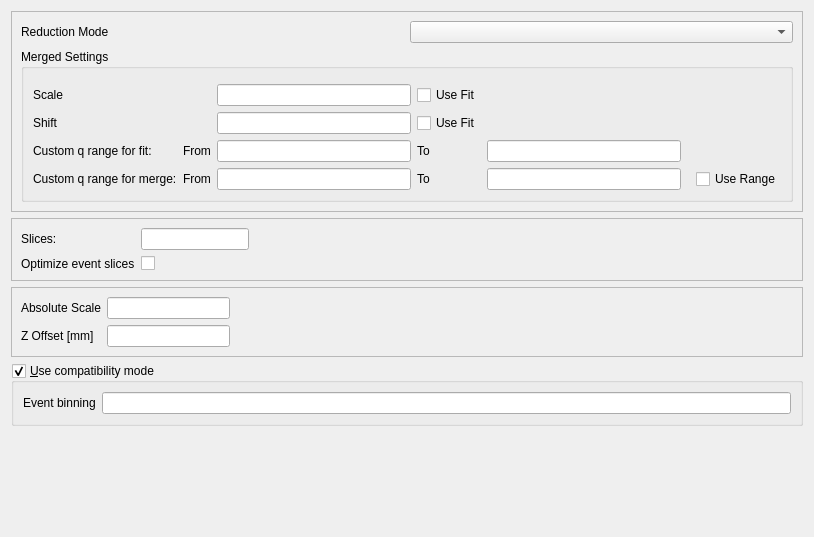
          <widget class="QWidget" name="general_tab">
           <attribute name="title">
            <string>General, Scale, Event Slice, Sample</string>
           </attribute>
           <layout class="QVBoxLayout" name="verticalLayout_5">
            <item>
             <widget class="QFrame" name="reduction_mode_frame">
              <property name="frameShape">
               <enum>QFrame::StyledPanel</enum>
              </property>
              <property name="frameShadow">
               <enum>QFrame::Raised</enum>
              </property>
              <layout class="QVBoxLayout" name="verticalLayout_6">
               <item>
                <layout class="QHBoxLayout" name="horizontalLayout_10">
                 <item>
                  <widget class="QLabel" name="reduction_mode_label">
                   <property name="toolTip">
                    <string>&lt;html&gt;&lt;head/&gt;&lt;body&gt;&lt;p&gt;The reduction mode. This can be either of the banks of your instrument. In the case of two banks there is also the &lt;span style=&quot; font-style:italic;&quot;&gt;Merged&lt;/span&gt; and &lt;span style=&quot; font-style:italic;&quot;&gt;All&lt;/span&gt; mode. &lt;span style=&quot; font-style:italic;&quot;&gt;Merged&lt;/span&gt; mode stitches the reductions from two banks together. &lt;span style=&quot; font-style:italic;&quot;&gt;All&lt;/span&gt; mode reduces both banks.&lt;/p&gt;&lt;p&gt;Note that by default the entries are &lt;span style=&quot; font-style:italic;&quot;&gt;LAB&lt;/span&gt;, &lt;span style=&quot; font-style:italic;&quot;&gt;HAB&lt;/span&gt;, &lt;span style=&quot; font-style:italic;&quot;&gt;Merged&lt;/span&gt;, &lt;span style=&quot; font-style:italic;&quot;&gt;All&lt;/span&gt;. Once you have specified data in the batch table, the entry names will be updated to reflect the naming of your instrument.&lt;/p&gt;&lt;/body&gt;&lt;/html&gt;</string>
                   </property>
                   <property name="text">
                    <string>Reduction Mode</string>
                   </property>
                  </widget>
                 </item>
                 <item>
                  <widget class="QComboBox" name="reduction_mode_combo_box">
                   <property name="toolTip">
                    <string>&lt;html&gt;&lt;head/&gt;&lt;body&gt;&lt;p&gt;The reduction mode. This can be either of the banks of your instrument. In the case of two banks there is also the &lt;span style=&quot; font-style:italic;&quot;&gt;Merged&lt;/span&gt; and &lt;span style=&quot; font-style:italic;&quot;&gt;All&lt;/span&gt; mode. &lt;span style=&quot; font-style:italic;&quot;&gt;Merged&lt;/span&gt; mode stitches the reductions from two banks together. &lt;span style=&quot; font-style:italic;&quot;&gt;All&lt;/span&gt; mode reduces both banks.&lt;/p&gt;&lt;p&gt;Note that by default the entries are &lt;span style=&quot; font-style:italic;&quot;&gt;LAB&lt;/span&gt;, &lt;span style=&quot; font-style:italic;&quot;&gt;HAB&lt;/span&gt;, &lt;span style=&quot; font-style:italic;&quot;&gt;Merged&lt;/span&gt;, &lt;span style=&quot; font-style:italic;&quot;&gt;All&lt;/span&gt;. Once you have specified data in the batch table, the entry names will be updated to reflect the naming of your instrument.&lt;/p&gt;&lt;/body&gt;&lt;/html&gt;</string>
                   </property>
                  </widget>
                 </item>
                </layout>
               </item>
               <item>
                <widget class="QGroupBox" name="merged_settings">
                 <property name="toolTip">
                  <string>&lt;html&gt;&lt;head/&gt;&lt;body&gt;&lt;p&gt;Settings for a merged reduction.&lt;/p&gt;&lt;/body&gt;&lt;/html&gt;</string>
                 </property>
                 <property name="title">
                  <string>Merged Settings</string>
                 </property>
                 <layout class="QGridLayout" name="gridLayout_12">
                  <item row="1" column="2">
                   <widget class="QLineEdit" name="merged_scale_line_edit">
                    <property name="toolTip">
                     <string>&lt;html&gt;&lt;head/&gt;&lt;body&gt;&lt;p&gt;Scale which is used when merging two workspaces.&lt;/p&gt;&lt;/body&gt;&lt;/html&gt;</string>
                    </property>
                   </widget>
                  </item>
                  <item row="3" column="3">
                   <widget class="QLabel" name="label_4">
                    <property name="text">
                     <string>To</string>
                    </property>
                   </widget>
                  </item>
                  <item row="0" column="6">
                   <widget class="Line" name="line_3">
                    <property name="orientation">
                     <enum>Qt::Vertical</enum>
                    </property>
                   </widget>
                  </item>
                  <item row="2" column="0">
                   <widget class="QLabel" name="merged_shift_label">
                    <property name="text">
                     <string>Shift</string>
                    </property>
                   </widget>
                  </item>
                  <item row="1" column="0">
                   <widget class="QLabel" name="merged_scale_label">
                    <property name="text">
                     <string>Scale</string>
                    </property>
                   </widget>
                  </item>
                  <item row="4" column="3">
                   <widget class="QLabel" name="label_5">
                    <property name="text">
                     <string>To</string>
                    </property>
                   </widget>
                  </item>
                  <item row="2" column="3">
                   <widget class="QCheckBox" name="merged_shift_use_fit_check_box">
                    <property name="toolTip">
                     <string>&lt;html&gt;&lt;head/&gt;&lt;body&gt;&lt;p&gt;If checked then the shift will be fit during the merge operation.&lt;/p&gt;&lt;/body&gt;&lt;/html&gt;</string>
                    </property>
                    <property name="text">
                     <string>Use Fit</string>
                    </property>
                   </widget>
                  </item>
                  <item row="3" column="0">
                   <widget class="QLabel" name="label">
                    <property name="text">
                     <string>Custom q range for fit:</string>
                    </property>
                   </widget>
                  </item>
                  <item row="4" column="2">
                   <widget class="QLineEdit" name="merged_min_line_edit"/>
                  </item>
                  <item row="3" column="2">
                   <widget class="QLineEdit" name="merged_q_range_start_line_edit">
                    <property name="toolTip">
                     <string>&lt;html&gt;&lt;head/&gt;&lt;body&gt;&lt;p&gt;Lower bound  of a custom q range. If none is specified, then the full range is used.&lt;/p&gt;&lt;/body&gt;&lt;/html&gt;</string>
                    </property>
                   </widget>
                  </item>
                  <item row="4" column="11">
                   <widget class="QCheckBox" name="merge_mask_check_box">
                    <property name="text">
                     <string>Use Range</string>
                    </property>
                   </widget>
                  </item>
                  <item row="4" column="4">
                   <widget class="QLineEdit" name="merged_max_line_edit"/>
                  </item>
                  <item row="4" column="0">
                   <widget class="QLabel" name="label_2">
                    <property name="text">
                     <string>Custom q range for merge:</string>
                    </property>
                   </widget>
                  </item>
                  <item row="3" column="4">
                   <widget class="QLineEdit" name="merged_q_range_stop_line_edit">
                    <property name="toolTip">
                     <string>&lt;html&gt;&lt;head/&gt;&lt;body&gt;&lt;p&gt;Upper bound  of a custom q range. If none is specified, then the full range is used.&lt;/p&gt;&lt;/body&gt;&lt;/html&gt;</string>
                    </property>
                   </widget>
                  </item>
                  <item row="1" column="3">
                   <widget class="QCheckBox" name="merged_scale_use_fit_check_box">
                    <property name="toolTip">
                     <string>&lt;html&gt;&lt;head/&gt;&lt;body&gt;&lt;p&gt;If checked then the scale will be fit during the merge operation.&lt;/p&gt;&lt;/body&gt;&lt;/html&gt;</string>
                    </property>
                    <property name="text">
                     <string>Use Fit</string>
                    </property>
                   </widget>
                  </item>
                  <item row="2" column="2">
                   <widget class="QLineEdit" name="merged_shift_line_edit">
                    <property name="toolTip">
                     <string>&lt;html&gt;&lt;head/&gt;&lt;body&gt;&lt;p&gt;Shift which is used when merging two workspaces.&lt;/p&gt;&lt;/body&gt;&lt;/html&gt;</string>
                    </property>
                   </widget>
                  </item>
                  <item row="3" column="1">
                   <widget class="QLabel" name="label_3">
                    <property name="text">
                     <string>From</string>
                    </property>
                   </widget>
                  </item>
                  <item row="4" column="1">
                   <widget class="QLabel" name="label_6">
                    <property name="text">
                     <string>From</string>
                    </property>
                   </widget>
                  </item>
                 </layout>
                </widget>
               </item>
              </layout>
             </widget>
            </item>
            <item>
             <widget class="QFrame" name="event_settings_frame">
              <property name="frameShape">
               <enum>QFrame::StyledPanel</enum>
              </property>
              <property name="frameShadow">
               <enum>QFrame::Raised</enum>
              </property>
              <layout class="QGridLayout" name="gridLayout_2">
               <item row="0" column="0">
                <widget class="QLabel" name="slice_event_label">
                 <property name="text">
                  <string>Slices:</string>
                 </property>
                </widget>
               </item>
               <item row="0" column="1">
                <widget class="QLineEdit" name="slice_event_line_edit">
                 <property name="enabled">
                  <bool>true</bool>
                 </property>
                 <property name="toolTip">
                  <string>
                         &lt;html&gt;&lt;head/&gt;&lt;body&gt;&lt;p&gt;In the case of data which was measured in event-mode, it is possible to perform time-of-flight slices of the data and reduce these separately.&lt;/p&gt;&lt;p&gt;Input can be:&lt;/p&gt;&lt;p&gt;-&lt;span style=&quot; font-style:italic;&quot;&gt; start:step:stop&lt;/span&gt; specifies time slices from the &lt;span style=&quot; font-style:italic;&quot;&gt;start&lt;/span&gt; value to the &lt;span style=&quot; font-style:italic;&quot;&gt;stop &lt;/span&gt;value in steps of &lt;span style=&quot; font-style:italic;&quot;&gt;step&lt;/span&gt;&lt;/p&gt;&lt;p&gt;- &lt;span style=&quot; font-style:italic;&quot;&gt;start-stop &lt;/span&gt;which specifies a time slice from the &lt;span style=&quot; font-style:italic;&quot;&gt;start&lt;/span&gt; value to the &lt;span style=&quot; font-style:italic;&quot;&gt;stop&lt;/span&gt; value&lt;/p&gt;&lt;p&gt;- &lt;span style=&quot; font-style:italic;&quot;&gt;&amp;gt;start&lt;/span&gt; specifies a slice from the &lt;span style=&quot; font-style:italic;&quot;&gt;start &lt;/span&gt;value to the end of the data set&lt;/p&gt;&lt;p&gt;- &lt;span style=&quot; font-style:italic;&quot;&gt;&amp;lt;stop&lt;/span&gt; specifes a slice from the start of the data set to the &lt;span style=&quot; font-style:italic;&quot;&gt;stop &lt;/span&gt;value&lt;/p&gt;&lt;p&gt;In addition it is possible to concatenate these specifications using comma-separation. An example is:&lt;/p&gt;&lt;p&gt;&lt;span style=&quot; font-style:italic;&quot;&gt;5-10,12:2:16,20-30&lt;/span&gt;&lt;/p&gt;&lt;/body&gt;&lt;/html&gt;
                         </string>
                 </property>
                </widget>
               </item>
               <item row="0" column="2">
                <spacer name="horizontalSpacer_5">
                 <property name="orientation">
                  <enum>Qt::Horizontal</enum>
                 </property>
                 <property name="sizeHint" stdset="0">
                  <size>
                   <width>544</width>
                   <height>20</height>
                  </size>
                 </property>
                </spacer>
               </item>
               <item row="1" column="0">
                <widget class="QLabel" name="event_slice_optimisation_label">
                 <property name="toolTip">
                  <string>&lt;html&gt;&lt;head/&gt;&lt;body&gt;&lt;p&gt;If checked, the reduction workflow is changed to perform most operations on event workspaces before event slicing.  This speeds up reduction by not repeating operations for each event slice.&lt;/p&gt;&lt;p&gt;&lt;br/&gt;&lt;/p&gt;&lt;p&gt;Leaving this unchecked will perform reductions as before.&lt;/p&gt;&lt;p&gt;&lt;br/&gt;&lt;/p&gt;&lt;p&gt;Checking this, but also checking &lt;span style=&quot; font-weight:600;&quot;&gt;Use compatibility mode&lt;/span&gt;, will perform reductions as before.&lt;/p&gt;&lt;/body&gt;&lt;/html&gt;</string>
                 </property>
                 <property name="text">
                  <string>Optimize event slices</string>
                 </property>
                </widget>
               </item>
               <item row="1" column="1">
                <widget class="QCheckBox" name="event_slice_optimisation_checkbox">
                 <property name="toolTip">
                  <string>&lt;html&gt;&lt;head/&gt;&lt;body&gt;&lt;p&gt;If checked, the reduction workflow is changed to perform most operations on event workspaces before event slicing.  This speeds up reduction by not repeating operations for each event slice.&lt;/p&gt;&lt;p&gt;&lt;br/&gt;&lt;/p&gt;&lt;p&gt;Leaving this unchecked will perform reductions as before.&lt;/p&gt;&lt;p&gt;&lt;br/&gt;&lt;/p&gt;&lt;p&gt;Checking this, but also checking &lt;span style=&quot; font-weight:600;&quot;&gt;Use compatibility mode&lt;/span&gt;, will perform reductions as before.&lt;/p&gt;&lt;/body&gt;&lt;/html&gt;</string>
                 </property>
                 <property name="text">
                  <string/>
                 </property>
                </widget>
               </item>
              </layout>
             </widget>
            </item>
            <item>
             <widget class="QFrame" name="scale_frame">
              <property name="frameShape">
               <enum>QFrame::StyledPanel</enum>
              </property>
              <property name="frameShadow">
               <enum>QFrame::Raised</enum>
              </property>
              <layout class="QGridLayout" name="gridLayout_4">
               <item row="0" column="0">
                <widget class="QLabel" name="absolute_scale_label">
                 <property name="toolTip">
                  <string>&lt;html&gt;&lt;head/&gt;&lt;body&gt;&lt;p&gt;The absolute (and unitless) scale factor for the data reduction.&lt;/p&gt;&lt;/body&gt;&lt;/html&gt;</string>
                 </property>
                 <property name="text">
                  <string>Absolute Scale</string>
                 </property>
                </widget>
               </item>
               <item row="0" column="1">
                <widget class="QLineEdit" name="absolute_scale_line_edit">
                 <property name="toolTip">
                  <string>&lt;html&gt;&lt;head/&gt;&lt;body&gt;&lt;p&gt;The absolute (and unitless) scale factor for the data reduction.&lt;/p&gt;&lt;/body&gt;&lt;/html&gt;</string>
                 </property>
                </widget>
               </item>
               <item row="0" column="2">
                <spacer name="horizontalSpacer_4">
                 <property name="orientation">
                  <enum>Qt::Horizontal</enum>
                 </property>
                 <property name="sizeHint" stdset="0">
                  <size>
                   <width>563</width>
                   <height>20</height>
                  </size>
                 </property>
                </spacer>
               </item>
               <item row="1" column="0">
                <widget class="QLabel" name="z_offset_label">
                 <property name="toolTip">
                  <string>&lt;html&gt;&lt;head/&gt;&lt;body&gt;&lt;p&gt;The z offset of the sample position.&lt;/p&gt;&lt;/body&gt;&lt;/html&gt;</string>
                 </property>
                 <property name="text">
                  <string>Z Offset [mm]</string>
                 </property>
                </widget>
               </item>
               <item row="1" column="1">
                <widget class="QLineEdit" name="z_offset_line_edit">
                 <property name="toolTip">
                  <string>&lt;html&gt;&lt;head/&gt;&lt;body&gt;&lt;p&gt;The z offset of the sample position.&lt;/p&gt;&lt;/body&gt;&lt;/html&gt;</string>
                 </property>
                </widget>
               </item>
              </layout>
             </widget>
            </item>
            <item>
             <widget class="QGroupBox" name="event_binning_group_box">
              <property name="enabled">
               <bool>true</bool>
              </property>
              <property name="toolTip">
               <string>&lt;html&gt;&lt;head/&gt;&lt;body&gt;&lt;p&gt;When checked, the data reduction will run in the compatibility mode. This means that the reduction workflow is equivalent to the legacy reduction workflow for histogram data. &lt;/p&gt;&lt;/body&gt;&lt;/html&gt;</string>
              </property>
              <property name="title">
               <string>&amp;Use compatibility mode</string>
              </property>
              <property name="checkable">
               <bool>true</bool>
              </property>
              <property name="checked">
               <bool>true</bool>
              </property>
              <layout class="QGridLayout" name="gridLayout_16">
               <item row="0" column="0">
                <widget class="QLabel" name="event_binning_label">
                 <property name="toolTip">
                  <string>&lt;html&gt;&lt;head/&gt;&lt;body&gt;&lt;p&gt;Rebin string for the initial time-of-flight workspace. This is only needed when using the compatibility mode (i.e. when following the old reduction model). Note that this will only have an effect on event workspaces. If left blank then event workspaces will be rebinned to match the monitor workspace.&lt;/p&gt;&lt;/body&gt;&lt;/html&gt;</string>
                 </property>
                 <property name="text">
                  <string>Event binning</string>
                 </property>
                </widget>
               </item>
               <item row="0" column="1">
                <widget class="QLineEdit" name="event_binning_line_edit">
                 <property name="toolTip">
                  <string>&lt;html&gt;&lt;head/&gt;&lt;body&gt;&lt;p&gt;Rebin string for the initial time-of-flight workspace. This is only needed when using the compatibility mode (i.e. when following the old reduction model). Note that this will only have an effect on event workspaces. If left blank then event workspaces will be rebinned to match the monitor workspace.&lt;/p&gt;&lt;/body&gt;&lt;/html&gt;</string>
                 </property>
                </widget>
               </item>
              </layout>
             </widget>
            </item>
            <item>
             <spacer name="verticalSpacer_3">
              <property name="orientation">
               <enum>Qt::Vertical</enum>
              </property>
              <property name="sizeType">
               <enum>QSizePolicy::Preferred</enum>
              </property>
              <property name="sizeHint" stdset="0">
               <size>
                <width>20</width>
                <height>100</height>
               </size>
              </property>
             </spacer>
            </item>
           </layout>
          </widget>
